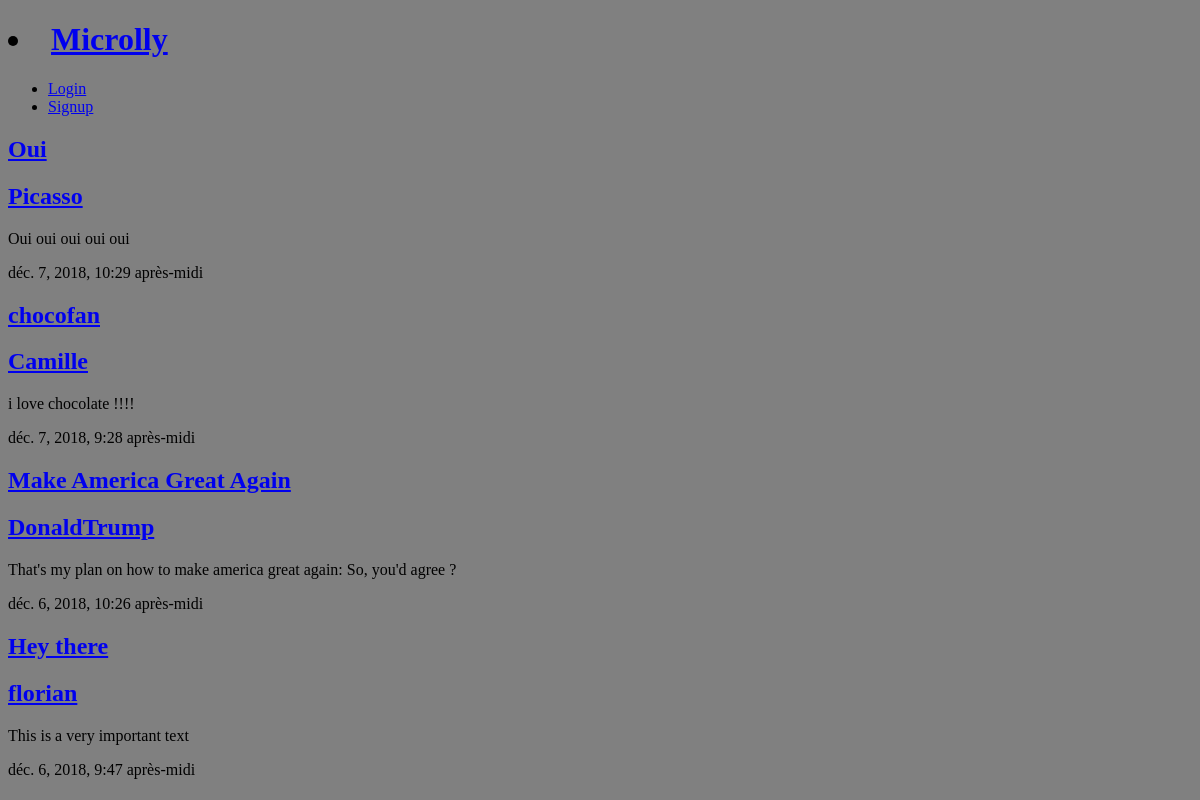
/, run on an earlier commit of the app's database.
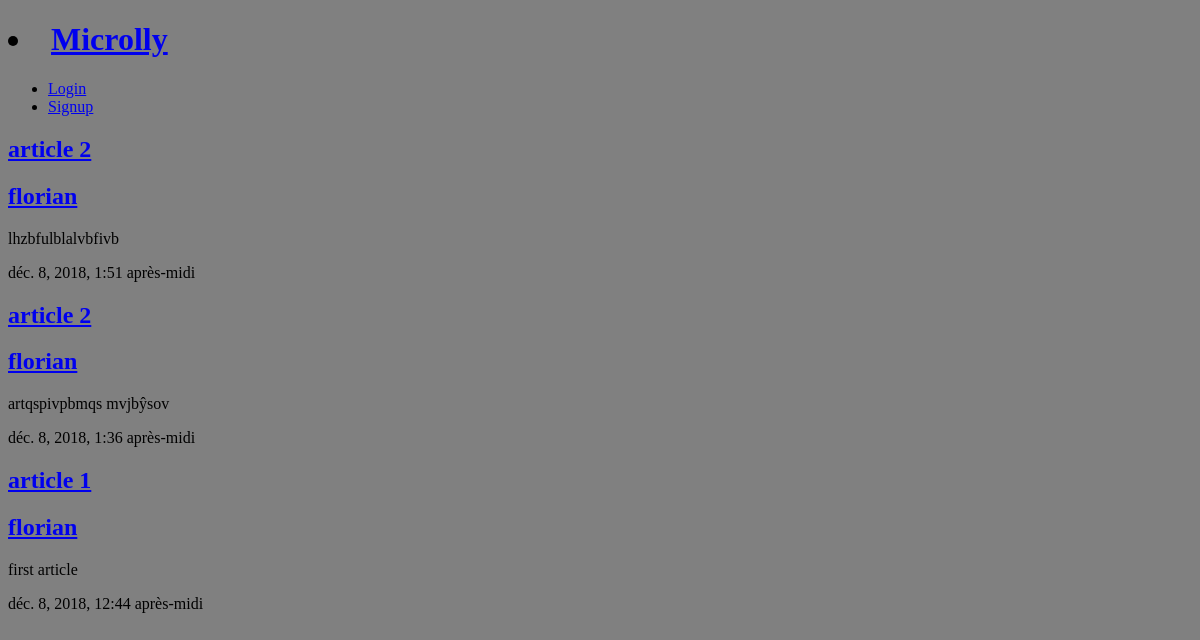
And on a later commit of the database.
### blog/models.py (models this page shows, shortened)
class Article(models.Model):
    id = models.AutoField(primary_key=True)
    title = models.CharField(max_length=100)
    body = models.TextField()
    creation_date = models.DateTimeField(auto_now_add=True)
    author = models.ForeignKey(User, default=None, on_delete=models.CASCADE)
    def snippet(self):
        if len(self.body) < 100:
            return self.body
        else:
            return self.body[:100] + '...'

### blog/views.py (the view)
# urls.py: path('', views.article_liste, name='index'),
def article_liste(request):
        article = Article.objects.all().order_by('-creation_date')
        return render(request,'index.html',{'article':article})

### blog/templates/index.html
{% extends '_base.html'%}
{% block body %}
    <div class = "articles">
        {% for article in article %}
            <div class = "article">
                <h2><a href = "{% url 'article:detail' id=article.id%}">{{article.title}}</a></h2>
                <h2><a href = "{% url 'article:article_user' author=article.author%}">{{article.author}}</a></h2>
                <p>{{article.snippet}}</p>
                <p>{{article.creation_date}}</p>
            </div>
        {% endfor %}
    </div>
{% endblock %}

### blog/templates/_base.html (shortened to what this page needs)
{% load static from staticfiles %}
<!DOCTYPE html>
<html>
    <head>
        <link rel="stylesheet" href="{% static 'style.css'%}">
    </head>
    <body>
        <h1><li><a href="{% url 'article:index'%}"> Microlly </a></li></h1>
        <header class="wrapper">
            <nav>
                <ul>
                    {% if user.is_authenticated %}
                        <li>
                            <form class="logout-link" action="{% url 'account:logout'%}" method="post">
                                {% csrf_token %}
                                <input type="submit" value="Logout"></button>
                            </form>
                        </li>
                        <li><a href="{% url 'article:create' %}">Create a new article</a></li>
                    {% else %}
                        <li><a href="{% url 'account:login' %}">Login</a></li>
                        <li><a href="{% url 'account:signup' %}">Signup</a></li>
                    {% endif %}
                </ul>
            </nav>
        </header>
        {% block body %}{% endblock %}
    </body>
</html>

### assets/style.css (style rules this page uses)
body { background: gray; }

What changed in the data, as far as the page shows it:
removed Article: title "Oui", author "Picasso", snippet "Oui oui oui oui oui", creation_date "déc. 7, 2018, 10:29 après-midi"
removed Article: title "chocofan", author "Camille", snippet "i love chocolate !!!!", creation_date "déc. 7, 2018, 9:28 après-midi"
removed Article: title "Make America Great Again", author "DonaldTrump", snippet "That's my plan on how to make america great again: So, you'd agree ?", creation_date "déc. 6, 2018, 10:26 après-midi"
removed Article: title "Hey there", author "florian", snippet "This is a very important text", creation_date "déc. 6, 2018, 9:47 après-midi"
added Article: title "article 2", author "florian", snippet "lhzbfulblalvbfivb", creation_date "déc. 8, 2018, 1:51 après-midi"
added Article: title "article 2", author "florian", snippet "artqspivpbmqs mvjbŷsov", creation_date "déc. 8, 2018, 1:36 après-midi"
added Article: title "article 1", author "florian", snippet "first article", creation_date "déc. 8, 2018, 12:44 après-midi"
